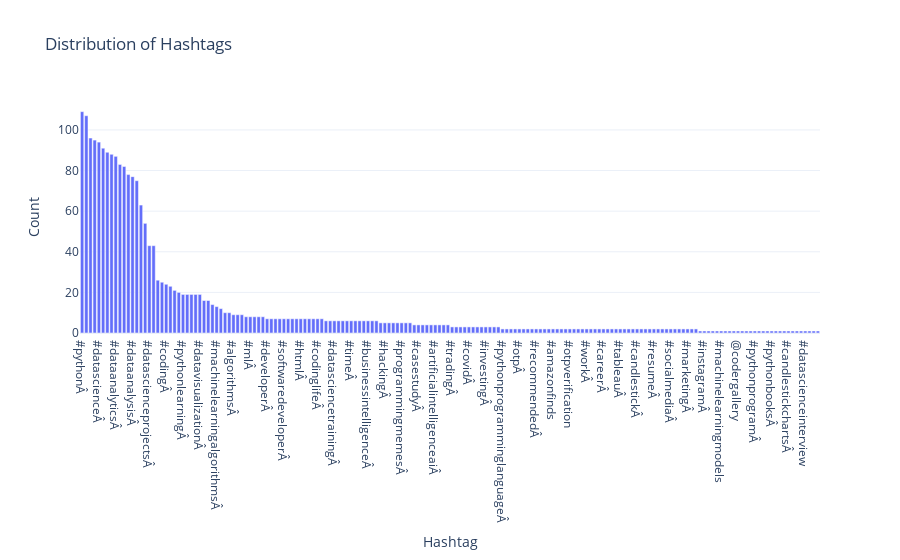

Notebook code cell kept with this figure:
### Code cell
#Now lets explore the hashtag column in detail. Lets see at the distribution of hashtafs to see which hashtag is used the most in all the posts
# Create a list to store all hashtags
all_hashtags = []

# Iterate through each row in the 'Hashtags' column
for row in data['Hashtags']:
    hashtags = str(row).split()
    hashtags = [tag.strip() for tag in hashtags]
    all_hashtags.extend(hashtags)

# Create a pandas DataFrame to store the hashtag distribution
hashtag_distribution = pd.Series(all_hashtags).value_counts().reset_index()
hashtag_distribution.columns = ['Hashtag', 'Count']

fig = px.bar(hashtag_distribution, x='Hashtag', 
             y='Count', title='Distribution of Hashtags')
fig.show()

### Figure 1 — Plotly figure (JSON) as saved in the notebook; plotly's stock layout.template omitted (floating-point values rounded to 4 significant figures; data arrays with more than 128 entries replaced by an {"elided": "..."} marker saying what was removed)
{"data": [{"alignmentgroup": "True", "hovertemplate": "Hashtag=%{x}<br>Count=%{y}<extra></extra>", "legendgroup": "", "marker": {"color": "#636efa", "pattern": {"shape": ""}}, "name": "", "offsetgroup": "", "orientation": "v", "showlegend": false, "textposition": "auto", "type": "bar", "x": {"elided": "176 str values"}, "xaxis": "x", "y": {"elided": "176 int values"}, "yaxis": "y"}], "layout": {"barmode": "relative", "legend": {"tracegroupgap": 0}, "title": {"text": "Distribution of Hashtags"}, "xaxis": {"anchor": "y", "domain": [0, 1], "title": {"text": "Hashtag"}}, "yaxis": {"anchor": "x", "domain": [0, 1], "title": {"text": "Count"}}}}
